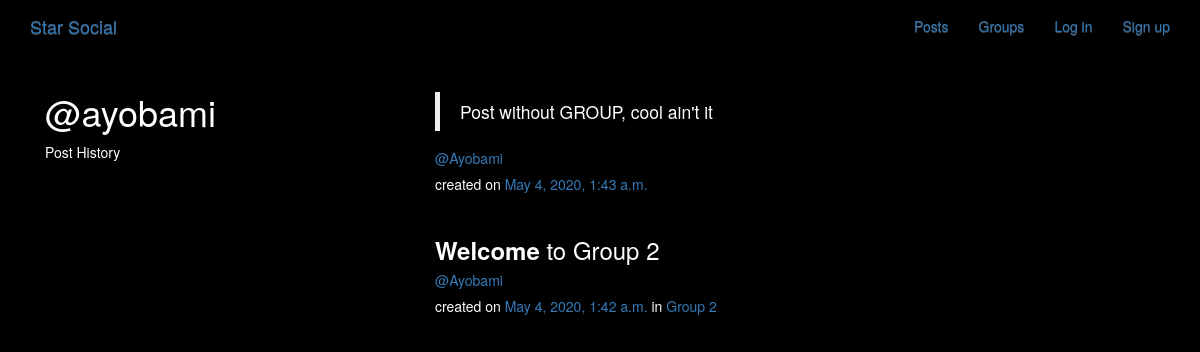
/posts/by/ayobami/, run on the app's committed database.
### posts/models.py (models this page shows, shortened)
class Post(models.Model):
    user = models.ForeignKey(User, related_name='posts', on_delete=models.CASCADE)
    created_at = models.DateTimeField(auto_now=True)
    message = models.TextField()
    message_html = models.TextField(editable=False)
    group = models.ForeignKey(Group, related_name='posts', null=True, blank=True, on_delete=models.CASCADE)
    class Meta:
        ordering = ['-created_at']
        unique_together = ('user', 'message')

### groups/models.py (models this page shows, shortened)
class Group(models.Model):
    name = models.CharField(unique=True, max_length=50)
    slug = models.SlugField(allow_unicode=True, unique=True)
    description = models.TextField(blank=True, default='')
    description_html = models.TextField(editable=False, default='', blank=True)
    members = models.ManyToManyField(User, through='GroupMember')
    creator = models.CharField(max_length=500, default='')
    class Meta:
        ordering = ['name']

### posts/views.py (the view)
# urls.py: path("by/<username>/", views.UserPosts.as_view(), name="for_user"),
class UserPosts(ListView):
    model = models.Post
    template_name = "posts/user_post_list.html"
    def get_queryset(self):
        try:
            self.post_user = User.objects.prefetch_related('posts').get(username__iexact=self.kwargs.get('username'))
        except User.DoesNotExist:
            raise Http404
        else:
            return self.post_user.posts.all()
    def get_context_data(self, **kwargs):
            context = super().get_context_data(**kwargs)
            context["post_user"] = self.post_user
            return context

### posts/templates/posts/user_post_list.html
{% extends "posts/post_base.html" %}
{% block prepost %}
  <div class="col-md-4">
      <h1>@{{post_user.username}}</h1>
      <p>Post History</p>
  </div>
{% endblock prepost %}
{% block post_content %}
  <div class="col-md-8">
      {% for post in post_list %}
        {% include "posts/_post.html" %}
      {% endfor %}
  </div>
{% endblock post_content %}

### posts/templates/posts/post_base.html (shortened to what this page needs)
{% extends "base.html" %}
{% block content %}
    <div class="posts-page">
        <div class="container">
            <div class="row">
                {% block prepost %}
                {% endblock prepost %}
                {% block post_content %}
                {% endblock post_content %}
            </div>
        </div>
    </div>
{% endblock content %}

### templates/base.html (shortened to what this page needs)
<!DOCTYPE html>
{% load static %}
<html lang="en">
<head>
    <link rel="stylesheet" href="{% static 'simplesocial/css/bootstrap.min.css' %}">
    <link rel="stylesheet" href="{% static 'simplesocial/css/bootstrap-theme.min.css' %}">
    <link rel="stylesheet" href="{% static 'simplesocial/css/simple.css' %}">
    <link rel="stylesheet" href="{% static 'simplesocial/css/medium-editor.min.css'%}">
</head>
<body>
        <nav class="navbar mynav" role="navigation" id="navbar">
            <div class="container">
                <a href=" {% url 'index' %} " class="navbar-brand mynav">Star Social</a>
            <ul class="nav navbar-nav navbar-right">
                {% if user.is_authenticated %}
                    <li><a href="{% url 'posts:all' %}">Posts</a></li>
                    <li><a href="{% url 'posts:create' %}">Create Post</a></li>
                    <li><a href="{% url 'groups:all' %}">Groups</a></li>
                    <li><a href="{% url 'groups:create' %}">Create Group</a></li>
                    <li><a href="{% url 'accounts:logout' %}">Log out: {{ user.username|capfirst }}</a></li>
                {% else %}
                    <li><a href="{% url 'posts:all' %}">Posts</a></li>
                    <li><a href="{% url 'groups:all' %}">Groups</a></li>
                    <li><a href="{% url 'accounts:login' %}">Log in</a></li>
                    <li><a href="{% url 'accounts:signup' %}">Sign up</a></li>
                {% endif %}
            </ul>
            </div>
        </nav>
        <div class="container">
            {% block content %}
            {% endblock content %}
        </div>
</body>
</html>

### posts/templates/posts/_post.html (shortened to what this page needs)
<div class="post media">
    <h3>{{ post.message_html|safe }}</h3>
    <div class="media-body">
        <h5 class="media-heading">
            <span class="username">
                <a href="{% url 'posts:for_user' username=post.user.username %}">@{{ post.user.username|capfirst }}</a>
            </span>
            <h5>
                    <time class="time">created on
                            <a href="{% url 'posts:single' username=post.user.username pk=post.pk %}">{{ post.created_at }}</a>
                        </time>
                        {% if post.group %}
                        <span class="group-name">in <a href="{% url 'groups:single' slug=post.group.slug %}">{{ post.group.name }}</a></span>
                        {% endif %}
            </h5>
        </h5>
    </div>
</div>

### accounts/static/simplesocial/css/simple.css (style rules this page uses)
body { margin: 0; overflow: hidden; background-color: black; color:white; }

### data on the page
Post: message_html "Post without GROUP, cool ain't it", user.username "Ayobami", created_at "May 4, 2020, 1:43 a.m."
Post: message_html "Welcome to Group 2", user.username "Ayobami", created_at "May 4, 2020, 1:42 a.m.", group.name "Group 2"

### other printed values
{{ post_user.username }} "ayobami"
